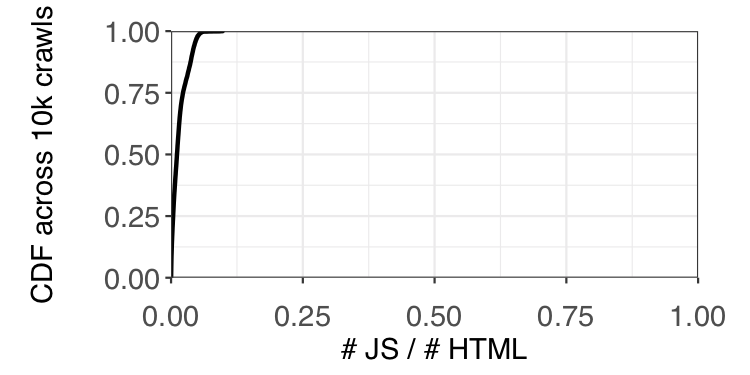

Recreate this plot in R.
#!/usr/bin/env Rscript
# Arguments: <path to input file> <path to output file>
library(ggplot2)
library(wesanderson)

args <- commandArgs(trailingOnly=TRUE)
output <- args[2]

data <- read.csv(args[1], header=TRUE, sep=",")

# data2 <- read.csv(args[2], header=TRUE, sep=",")

# data$network <- factor(data$network, levels = rev(levels(data$network)))
# data$network <- factor(data$network, levels=c("1day","30min","1min"))
# breaks <- c("Wired, all cores","4G, all cores", "4G, 4 cores disabled")
# labels <- c("lecpu","3g","4g","infinite","cpu-1")
# colnames(data)
# data$category <- factor(data$fraction)
# data$network <- factor(data$network, level=c("Run2","Run0","Run1"))
# data$network <- factor(data$network, level=c("Script","Image","Document","Stylesheet", "Font"))
# data$network <- factor(data$network, levels=c('Script','Image','Other','Document','Stylesheet'))
pdf(output, height=2.5, width=5.0)
ggplot(data, aes(x=plt)) +
	stat_ecdf(pad = FALSE,size=1) +
	# geom_ribbon(aes(ymin=plt, ymax=1)) + 
	#geom_line()+
	xlab(" # JS / # HTML ") +
	# xlab("(Main image bytes)/(Total image bytes)") +
	#ylab("CDF across Alexa news sites") +
	ylab(expression(atop("CDF across 10k crawls"))) + 
	guides(fill=guide_legend(title="Config")) +
	coord_cartesian(ylim=c(0, 1),xlim=c(0,1)) +
	scale_x_continuous(expand=c(0, 0)) +
	 scale_y_continuous(expand=c(0, 0)) + 
	 # scale_color_brewer(breaks=breaks, limits=breaks) + 
	 # scale_x_continuous(sec.axis = sec_axis(~.*1000000, name = "Unique Invocation Count")) + 
	# scale_linetype_manual(values=c("dotted","solid","longdash")) + 
	theme_bw() +
	# scale_linetype_manual(values = c("solid","dash","longdash")) + 
	# guides(fill = guide_legend(nrow = 1))+
	# guides(colour=guide_legend(nrow=2, byrow=TRUE), linetype=guide_legend(nrow=2, byrow=TRUE), direction="vertical") +
	theme(
		legend.title=element_blank(),
		legend.background=element_rect(color="darkgray", fill="white", linetype="solid", size=0.3),
		legend.key=element_blank(),
		legend.key.height=unit(12, "points"),
		legend.key.width=unit(30, "points"),
		legend.position=c(0.75, 0.36),
		# legend.position="top",
		legend.margin=margin(c(1,3,3,3)),
		axis.title=element_text(size=14),
		axis.text=element_text(size=14),
		legend.text=element_text(size=14),
		axis.title.y=element_text(margin=margin(0, 0, 0, 0)),
		# axis.text.x=element_text(margin=margin(10, 0, 0, 0),angle=45),
		axis.text.x=element_text(margin=margin(10, 0, 0, 0)),
		plot.margin=unit(c(15,25,5,15),"points"))
		


.junk <- dev.off()

# lines(ecdf(data2$plt))
#for the js to computation ratio, the input file used was js_fraction_cold.csv
